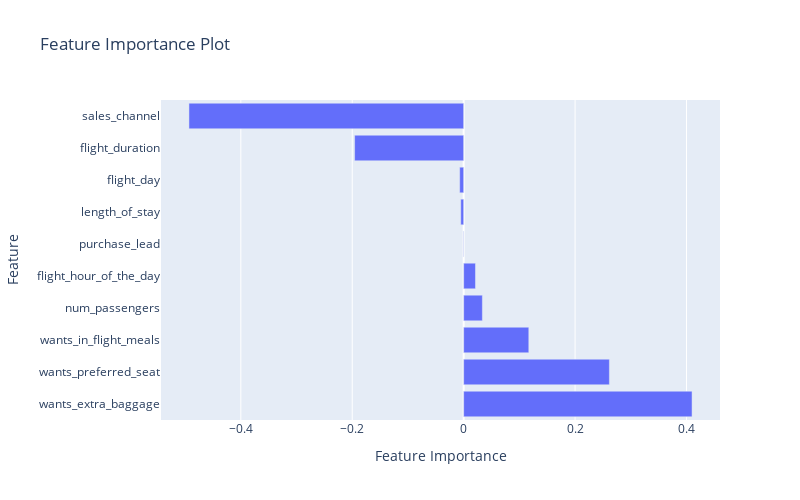

Notebook code for this chart:
### Code cell
coefficients = log_regressor.coef_[0]
feature_importance_logistic = pd.Series(coefficients, index=X.columns)
top_features = feature_importance_logistic.nlargest(10)
top_features_df = pd.DataFrame({'Feature': top_features.index, 'Coefficient Value': top_features.values})
fig = px.bar(top_features_df,x = 'Coefficient Value', y = 'Feature', title='Feature Importance Plot')

fig.update_layout(width=800, height=500)
fig.update_xaxes(title_text='Feature Importance')
fig.update_yaxes(title_text='Feature')

fig.show()

### Figure 1 — Plotly figure (JSON) as saved in the notebook; plotly's stock layout.template omitted (floating-point values rounded to 4 significant figures)
{"data": [{"alignmentgroup": "True", "hovertemplate": "Coefficient Value=%{x}<br>Feature=%{y}<extra></extra>", "legendgroup": "", "marker": {"color": "#636efa", "pattern": {"shape": ""}}, "name": "", "offsetgroup": "", "orientation": "h", "showlegend": false, "textposition": "auto", "type": "bar", "x": [0.41, 0.2616, 0.1169, 0.03359, 0.02121, -0.0005237, -0.005228, -0.00715, -0.1957, -0.4931], "xaxis": "x", "y": ["wants_extra_baggage", "wants_preferred_seat", "wants_in_flight_meals", "num_passengers", "flight_hour_of_the_day", "purchase_lead", "length_of_stay", "flight_day", "flight_duration", "sales_channel"], "yaxis": "y"}], "layout": {"barmode": "relative", "height": 500, "legend": {"tracegroupgap": 0}, "title": {"text": "Feature Importance Plot"}, "width": 800, "xaxis": {"anchor": "y", "domain": [0, 1], "title": {"text": "Feature Importance"}}, "yaxis": {"anchor": "x", "domain": [0, 1], "title": {"text": "Feature"}}}}
